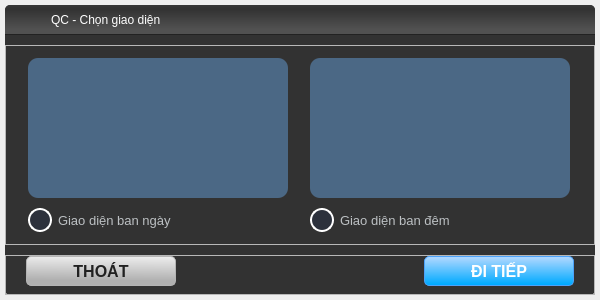
<?xml version="1.0" encoding="UTF-8"?>
<ui version="4.0">
 <class>Dialog</class>
 <widget class="QDialog" name="Dialog">
  <property name="geometry">
   <rect>
    <x>0</x>
    <y>0</y>
    <width>600</width>
    <height>300</height>
   </rect>
  </property>
  <property name="minimumSize">
   <size>
    <width>600</width>
    <height>300</height>
   </size>
  </property>
  <property name="maximumSize">
   <size>
    <width>600</width>
    <height>300</height>
   </size>
  </property>
  <property name="windowTitle">
   <string>QC APP</string>
  </property>
  <property name="windowIcon">
   <iconset resource="resource.qrc">
    <normaloff>:/gui/iconapp/gui/apple.png</normaloff>:/gui/iconapp/gui/apple.png</iconset>
  </property>
  <layout class="QVBoxLayout" name="verticalLayout_3">
   <property name="spacing">
    <number>10</number>
   </property>
   <property name="leftMargin">
    <number>5</number>
   </property>
   <property name="topMargin">
    <number>5</number>
   </property>
   <property name="rightMargin">
    <number>5</number>
   </property>
   <property name="bottomMargin">
    <number>5</number>
   </property>
   <item>
    <widget class="QFrame" name="frame_main">
     <property name="styleSheet">
      <string notr="true">/*QFrame*/
QFrame#frame_main {
	background-color:rgb(50, 50, 50);
	border: none;
	border-radius: 5px;
	}
	QFrame#frame_header{
	background-color:qlineargradient(spread:reflect, x1:0, y1:0.136, x2:0, y2:1, stop:0 rgba(50, 50, 50, 255), stop:0.774011 rgba(81, 81, 81, 255));
	border-bottom: 1px solid rgb(34,34,34);
	border-radius: 5px;
	border-bottom-right-radius: -5px;
	border-bottom-left-radius: -5px;
	}
/*QLabel*/
QLabel{
color: rgb(255,255,255);
}
QLabel#label_light{
	background-image: url(:/gui/iconapp/gui/light_theme.png);
	background-repeat:none;
	border-radius: 10px;
}

QLabel#label_dark{
	background-image: url(:/gui/iconapp/gui/dark_theme.png);
	background-repeat: none;
	border-radius: 10px;
}


/* QRadioButton*/
QRadioButton{
		color:rgb(188, 192, 195);

}
QRadioButton::indicator{
		color:rgb(188, 192, 195);
		border: 2px solid rgb(255,255,255);
		height: 20px;
		width:20px;
		border-radius:12px;
		background: rgb(44, 49, 60);
		
}
QRadioButton::indicator:hover{
		 border-radius: 10px;
}
QRadioButton::indicator:checked {
	 	background: 3px solid rgb(52, 59, 72);
	    border: 2px solid rgb(138, 180, 248);  
		border-radius:12px;     
		background-image: url(:/resource/iconapp/24x24/cil-check-alt.png);
}

/*QPushButton*/

	/*QPushButton ok */
QPushButton#pushButton_ok {
	    color: rgb(255, 255, 255);
	    background-color: qlineargradient(spread:pad, x1:0, y1:0.994, x2:0, y2:0.0569545, stop:0.0340909 rgba(0, 170, 255, 255), stop:1 rgba(170, 214, 255, 255));
	    border: 1px solid rgb(76, 162, 249);
	    border-radius: 5px;
	       
}
QPushButton#pushButton_ok:hover { 
	    background-color: qlineargradient(spread:pad, x1:0, y1:1, x2:0, y2:0, stop:0 rgba(0, 170, 255, 255), stop:0.755682 rgba(171, 224, 255, 255));
	    border: 2px solid rgb(76, 162, 249);
	   
	}
QPushButton#pushButton_ok:pressed {
	       background-color: qlineargradient(spread:pad, x1:0, y1:0.994, x2:0, y2:0.0569545, stop:0.0340909 rgba(0, 170, 255, 255), stop:1 rgba(170, 214, 255, 255));
 }


	/*QPushButton cancel*/

QPushButton#pushButton_cancel {
	    color: rgb(33, 33, 33);
	    background-color: qlineargradient(spread:reflect, x1:0.0454545, y1:0, x2:0.006, y2:1, stop:0 rgba(235, 235, 235, 255), stop:0.801136 rgba(176, 176, 176, 255));
	    border: 1px solid rgb(180, 180, 180);
	    border-radius: 5px;
	       
	}
QPushButton#pushButton_cancel:hover { 
	    background-color: qlineargradient(spread:reflect, x1:0.0454545, y1:0, x2:0.006, y2:1, stop:0 rgba(235, 235, 235, 255), stop:0.801136 rgba(210, 210, 210, 255));
	    border: 2px solid rgb(76, 162, 249);
	   
}
QPushButton#pushButton_cancel:pressed{
	       background-color:  qlineargradient(spread:reflect, x1:0.0454545, y1:0, x2:0.006, y2:1, stop:0 rgba(235, 235, 235, 255), stop:0.801136 rgba(230, 230, 230, 255));
 }

QPushButton{
		background-color:rgb(75, 104, 133);
		color: rgba(255,255,255,210);
		border: None;
		border-radius: 10px;
		background-repeat: None;
		background-position:center;

}
QPushButton:hover	{	
		background-color:rgb(65, 91, 116);
		border: 1px solid rgb(91, 152, 248);	
	}
QPushButton:pressed	{	
		background-color:  rgb(96, 134, 171);
}
</string>
     </property>
     <property name="frameShape">
      <enum>QFrame::StyledPanel</enum>
     </property>
     <property name="frameShadow">
      <enum>QFrame::Raised</enum>
     </property>
     <layout class="QVBoxLayout" name="verticalLayout">
      <property name="spacing">
       <number>10</number>
      </property>
      <property name="leftMargin">
       <number>0</number>
      </property>
      <property name="topMargin">
       <number>0</number>
      </property>
      <property name="rightMargin">
       <number>0</number>
      </property>
      <property name="bottomMargin">
       <number>0</number>
      </property>
      <item>
       <widget class="QFrame" name="frame_header">
        <property name="minimumSize">
         <size>
          <width>0</width>
          <height>30</height>
         </size>
        </property>
        <property name="maximumSize">
         <size>
          <width>16777215</width>
          <height>30</height>
         </size>
        </property>
        <property name="font">
         <font>
          <family>Segoe UI</family>
         </font>
        </property>
        <property name="frameShape">
         <enum>QFrame::StyledPanel</enum>
        </property>
        <property name="frameShadow">
         <enum>QFrame::Raised</enum>
        </property>
        <layout class="QHBoxLayout" name="horizontalLayout">
         <property name="spacing">
          <number>6</number>
         </property>
         <property name="leftMargin">
          <number>0</number>
         </property>
         <property name="topMargin">
          <number>0</number>
         </property>
         <property name="rightMargin">
          <number>0</number>
         </property>
         <property name="bottomMargin">
          <number>0</number>
         </property>
         <item>
          <widget class="QLabel" name="label_logo">
           <property name="minimumSize">
            <size>
             <width>20</width>
             <height>20</height>
            </size>
           </property>
           <property name="maximumSize">
            <size>
             <width>40</width>
             <height>20</height>
            </size>
           </property>
           <property name="styleSheet">
            <string notr="true">image: url(:/gui/iconapp/gui/apple.png);
width: 20px;
height:20px;</string>
           </property>
           <property name="text">
            <string/>
           </property>
           <property name="alignment">
            <set>Qt::AlignCenter</set>
           </property>
          </widget>
         </item>
         <item>
          <widget class="QLabel" name="label_title">
           <property name="text">
            <string>QC - Chọn giao diện</string>
           </property>
          </widget>
         </item>
         <item>
          <widget class="QPushButton" name="pushButton_close">
           <property name="minimumSize">
            <size>
             <width>40</width>
             <height>30</height>
            </size>
           </property>
           <property name="maximumSize">
            <size>
             <width>40</width>
             <height>30</height>
            </size>
           </property>
           <property name="styleSheet">
            <string notr="true">QPushButton#pushButton_close
	{
		background: none;
		border: none;
		border-radius: -10px;
		background-repeat:none;
		background-position: center;
		background-image: url(:/bold/iconapp/bold.40x40/3.png);
	}

	QPushButton#pushButton_close:hover
	{
		background-color: rgb(121, 121, 121);
		background-image: url(:/16x16/iconapp/16x16/cil-x.png);
		
	}

	QPushButton#pushButton_close:pressed
	{
		background-color: rgb(252, 96, 66);
		
	}</string>
           </property>
           <property name="text">
            <string/>
           </property>
           <property name="iconSize">
            <size>
             <width>16</width>
             <height>16</height>
            </size>
           </property>
          </widget>
         </item>
        </layout>
       </widget>
      </item>
      <item>
       <widget class="QFrame" name="frame_img">
        <property name="frameShape">
         <enum>QFrame::StyledPanel</enum>
        </property>
        <property name="frameShadow">
         <enum>QFrame::Raised</enum>
        </property>
        <layout class="QVBoxLayout" name="verticalLayout_2">
         <property name="spacing">
          <number>10</number>
         </property>
         <property name="leftMargin">
          <number>10</number>
         </property>
         <property name="topMargin">
          <number>0</number>
         </property>
         <property name="rightMargin">
          <number>10</number>
         </property>
         <property name="bottomMargin">
          <number>0</number>
         </property>
         <item>
          <layout class="QGridLayout" name="gridLayout">
           <property name="leftMargin">
            <number>10</number>
           </property>
           <property name="topMargin">
            <number>10</number>
           </property>
           <property name="rightMargin">
            <number>10</number>
           </property>
           <property name="bottomMargin">
            <number>10</number>
           </property>
           <property name="horizontalSpacing">
            <number>20</number>
           </property>
           <item row="3" column="0">
            <widget class="QRadioButton" name="radioButton_light">
             <property name="font">
              <font>
               <family>Segoe UI</family>
               <pointsize>10</pointsize>
              </font>
             </property>
             <property name="cursor">
              <cursorShape>PointingHandCursor</cursorShape>
             </property>
             <property name="styleSheet">
              <string notr="true"/>
             </property>
             <property name="text">
              <string>Giao diện ban ngày</string>
             </property>
             <property name="checkable">
              <bool>true</bool>
             </property>
             <property name="checked">
              <bool>false</bool>
             </property>
             <property name="autoRepeat">
              <bool>false</bool>
             </property>
             <property name="autoExclusive">
              <bool>true</bool>
             </property>
            </widget>
           </item>
           <item row="3" column="1">
            <widget class="QRadioButton" name="radioButton_dark">
             <property name="font">
              <font>
               <family>Segoe UI</family>
               <pointsize>10</pointsize>
              </font>
             </property>
             <property name="cursor">
              <cursorShape>PointingHandCursor</cursorShape>
             </property>
             <property name="styleSheet">
              <string notr="true"/>
             </property>
             <property name="text">
              <string>Giao diện ban đêm</string>
             </property>
             <property name="checkable">
              <bool>true</bool>
             </property>
             <property name="checked">
              <bool>false</bool>
             </property>
             <property name="autoRepeat">
              <bool>false</bool>
             </property>
             <property name="autoExclusive">
              <bool>true</bool>
             </property>
            </widget>
           </item>
           <item row="2" column="0">
            <widget class="QPushButton" name="pushButton_light">
             <property name="minimumSize">
              <size>
               <width>260</width>
               <height>140</height>
              </size>
             </property>
             <property name="maximumSize">
              <size>
               <width>260</width>
               <height>140</height>
              </size>
             </property>
             <property name="styleSheet">
              <string notr="true">background-image: url(:/gui/iconapp/gui/light_theme.png);</string>
             </property>
             <property name="text">
              <string/>
             </property>
             <property name="shortcut">
              <string>1</string>
             </property>
            </widget>
           </item>
           <item row="2" column="1">
            <widget class="QPushButton" name="pushButton_dark">
             <property name="minimumSize">
              <size>
               <width>260</width>
               <height>140</height>
              </size>
             </property>
             <property name="maximumSize">
              <size>
               <width>260</width>
               <height>140</height>
              </size>
             </property>
             <property name="styleSheet">
              <string notr="true">background-image: url(:/gui/iconapp/gui/dark_theme.png);</string>
             </property>
             <property name="text">
              <string/>
             </property>
             <property name="shortcut">
              <string>2</string>
             </property>
            </widget>
           </item>
          </layout>
         </item>
        </layout>
       </widget>
      </item>
      <item>
       <widget class="QFrame" name="frame_done">
        <property name="minimumSize">
         <size>
          <width>0</width>
          <height>40</height>
         </size>
        </property>
        <property name="maximumSize">
         <size>
          <width>16777215</width>
          <height>40</height>
         </size>
        </property>
        <property name="frameShape">
         <enum>QFrame::StyledPanel</enum>
        </property>
        <property name="frameShadow">
         <enum>QFrame::Raised</enum>
        </property>
        <layout class="QVBoxLayout" name="verticalLayout_4">
         <property name="spacing">
          <number>17</number>
         </property>
         <property name="leftMargin">
          <number>10</number>
         </property>
         <property name="topMargin">
          <number>0</number>
         </property>
         <property name="rightMargin">
          <number>10</number>
         </property>
         <property name="bottomMargin">
          <number>8</number>
         </property>
         <item>
          <layout class="QHBoxLayout" name="horizontalLayout_done">
           <property name="leftMargin">
            <number>10</number>
           </property>
           <property name="rightMargin">
            <number>10</number>
           </property>
           <item>
            <widget class="QPushButton" name="pushButton_cancel">
             <property name="minimumSize">
              <size>
               <width>150</width>
               <height>30</height>
              </size>
             </property>
             <property name="maximumSize">
              <size>
               <width>150</width>
               <height>30</height>
              </size>
             </property>
             <property name="font">
              <font>
               <family>Segoe UI</family>
               <pointsize>12</pointsize>
               <weight>75</weight>
               <bold>true</bold>
              </font>
             </property>
             <property name="cursor">
              <cursorShape>PointingHandCursor</cursorShape>
             </property>
             <property name="styleSheet">
              <string notr="true"/>
             </property>
             <property name="text">
              <string>THOÁT</string>
             </property>
             <property name="icon">
              <iconset resource="resource.qrc">
               <normaloff>:/16x16/iconapp/16x16/cil-account-logout.png</normaloff>:/16x16/iconapp/16x16/cil-account-logout.png</iconset>
             </property>
             <property name="iconSize">
              <size>
               <width>16</width>
               <height>16</height>
              </size>
             </property>
             <property name="shortcut">
              <string>Esc</string>
             </property>
             <property name="autoDefault">
              <bool>false</bool>
             </property>
             <property name="default">
              <bool>false</bool>
             </property>
             <property name="flat">
              <bool>false</bool>
             </property>
            </widget>
           </item>
           <item>
            <widget class="QLabel" name="label_done">
             <property name="text">
              <string/>
             </property>
            </widget>
           </item>
           <item>
            <widget class="QPushButton" name="pushButton_ok">
             <property name="minimumSize">
              <size>
               <width>150</width>
               <height>30</height>
              </size>
             </property>
             <property name="maximumSize">
              <size>
               <width>150</width>
               <height>30</height>
              </size>
             </property>
             <property name="font">
              <font>
               <family>Segoe UI</family>
               <pointsize>12</pointsize>
               <weight>75</weight>
               <bold>true</bold>
              </font>
             </property>
             <property name="cursor">
              <cursorShape>PointingHandCursor</cursorShape>
             </property>
             <property name="styleSheet">
              <string notr="true"/>
             </property>
             <property name="text">
              <string>ĐI TIẾP</string>
             </property>
             <property name="icon">
              <iconset resource="resource.qrc">
               <normaloff>:/resource/resources/33.png</normaloff>:/resource/resources/33.png</iconset>
             </property>
             <property name="iconSize">
              <size>
               <width>16</width>
               <height>16</height>
              </size>
             </property>
             <property name="shortcut">
              <string>Return</string>
             </property>
             <property name="autoDefault">
              <bool>false</bool>
             </property>
             <property name="default">
              <bool>false</bool>
             </property>
             <property name="flat">
              <bool>false</bool>
             </property>
            </widget>
           </item>
          </layout>
         </item>
        </layout>
       </widget>
      </item>
     </layout>
    </widget>
   </item>
  </layout>
 </widget>
 <resources>
  <include location="resource.qrc"/>
 </resources>
 <connections/>
</ui>
